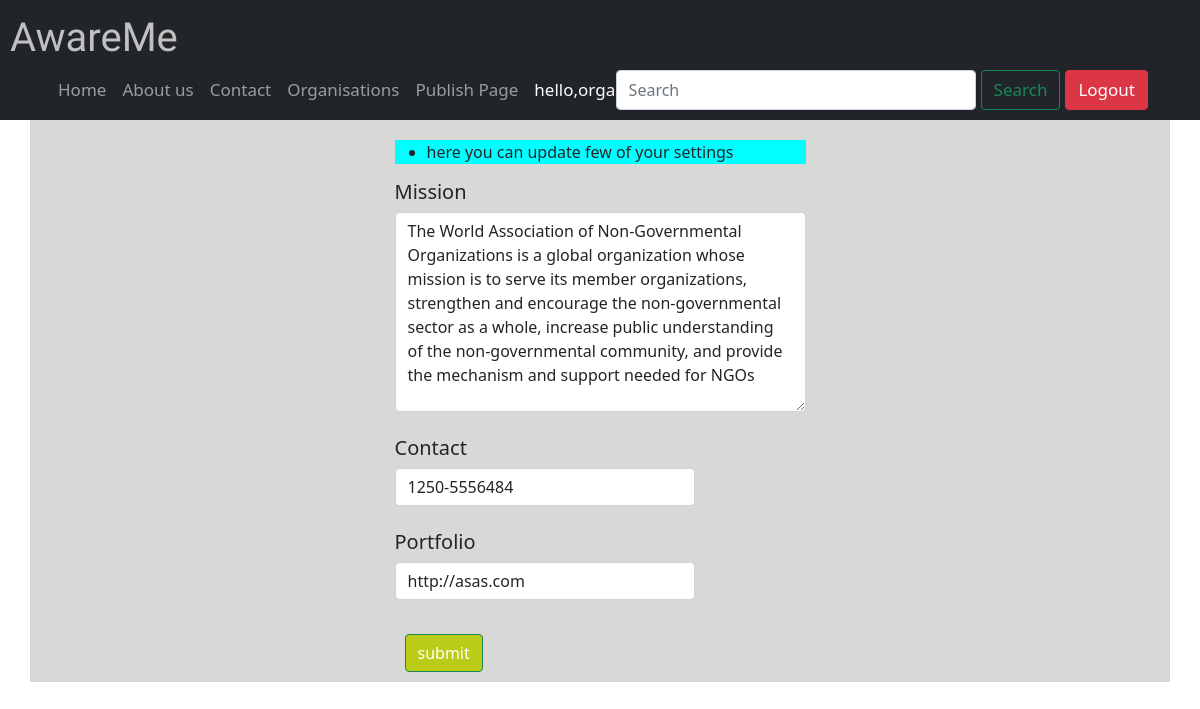
Screenshot of /awareme/account_setting/ (signed in) with the database file from the repository.
### awaremeapp/models.py (models this page shows, shortened)
class OrgDetail(models.Model):
    user=models.OneToOneField(User,null=True,blank=True, on_delete=models.CASCADE)
    mission=models.TextField(blank=True,null=True)
    Contact=models.CharField(max_length=15,null=True)
    portfolio=models.URLField(blank=True,null=True)

### awaremeapp/decorators.py (the view)
        def wrapper_func(request,*args,**kwargs):
            group=None
            if request.user.groups.exists():
                group=request.user.groups.all()[0].name
            if group in allowed_roles:
                return view_func(request,*args,**kwargs)
            else:
                return HttpResponse('error page not found')

### awaremeapp/forms.py
class Organisation(ModelForm):
    class Meta:
        model = OrgDetail
        fields = '__all__'
        exclude=['user']
        widgets={
            'mission':Textarea(attrs={
                'class':"form-control",
                'style':'max-width:500px;max-height:200px',
                'placeholder':'mission'
            }),
            'Contact':TextInput(attrs={
                'class':"form-control",
                'style':'max-width:300px;',
                'placeholder':'contact'
            }),
            'portfolio':TextInput(attrs={
                'class':"form-control",
                'style':'max-width:300px;',
                'placeholder':'http://example.com'
            }),
        }

### awaremeapp/views.py (called while the page is built)
@login_required(login_url='login')
@allowed_user(allowed_roles=['admin','NGO'])
def account_set(request):
    ngo = request.user.orgdetail
    form = Organisation(instance=ngo)
    if request.method == 'POST':
        form = Organisation(request.POST, request.FILES,instance=ngo)
        if form.is_valid():
            form.save()
            return redirect('listFeed')
    context={'form':form}
    return render(request,'awaremeapp/account_setting.html',context)

### templates/awaremeapp/account_setting.html (shortened to what this page needs)
{% extends 'awaremeapp/orgbase.html' %}
{% load static %}
{% block content %}
<div class="container backg" style="display: flex;
    justify-content: center; ">
<form method="POST" enctype="multipart/form-data" style="margin-top: 20px;">
<ul style="background-color: rgb(1, 255, 255);"><li>here you can update few of your settings </li></ul>
<h5>{{form.mission.label}}</h5>
{{form.mission}}
<br>
<h5>{{form.Contact.label}}</h5>
{{form.Contact}}
<br>
<h5>{{form.portfolio.label}}</h5>
{{form.portfolio}}
<br>
<input type="submit" class="btn btn-success" style="background-color: rgb(186, 204, 23); margin: 10px;" value="submit">
</form>
</div>
{% endblock %}

### templates/awaremeapp/orgbase.html (shortened to what this page needs)
{% load static %}
<!DOCTYPE html>
<html lang="en">
<head>
  <link href="https://cdn.jsdelivr.net/npm/bootstrap@5.0.0/dist/css/bootstrap.min.css" rel="stylesheet"
>
  <link rel="stylesheet" href="{% static '/css/static.css' %}">
</head>
<body style="background: url('/static/images/do.jpg') no-repeat fixed center;background-size: cover;">
  <nav class="navbar navbar-expand-lg navbar-dark bg-dark sticky-top navflex ">
    <div >
    <a class="navbar-brand" id="font" style="margin-left:10px;" href="/">AwareMe</a>
      <div class="collapse navbar-collapse" id="navbarSupportedContent" style="margin-left:50px;">
        <ul class="navbar-nav me-0 mb-2 mb-lg-0">
          <li class="nav-item">
            <a class="nav-link size {% block homeactive %} {% endblock homeactive %}" aria-current="page"
              href="{% url 'listFeed'%}">Home</a>
          </li>
          <li class="nav-item">
            <a class="nav-link size {% block aboutactive %} {% endblock aboutactive %}" aria-current="page"
              href="{% url 'aboutus' %}">About us<a>
          </li>
          <li class="nav-item">
            <a class="nav-link size {% block contactactive %} {% endblock contactactive %}" aria-current="page"
              href="{% url 'contact' %}">Contact</a>
          </li>
          <li class="nav-item">
            <a class="nav-link size {% block organistionactive %} {% endblock organistionactive %}" aria-current="page"
              href="{% url 'details' %}">Organisations</a>
          </li>
          {% for group in request.user.groups.all %}
          {% if group.name == 'NGO' %}
          <li class="nav-item">
            <a class="nav-link size {% block newsactive %} {% endblock newsactive %} " href="{% url 'publishedFeed' %}">Publish Page</a>
          </li>
          {%endif%}
          {%endfor%}
          <li class="nav-item ">
            <a class="nav-link size active" aria-current="page">hello,{{request.user}}</a>
          </li>
        </ul>
        <form class="d-flex" method="GET" action="{% url 'search' %}">
          <input class="form-control inoutlog wid " type="search" placeholder="Search" name="query" id="query"
            aria-label="Search">
          <button class="btn btn-outline-success size mx-1 inoutlog" type="submit">Search</button>
        </form>
        <div>
          {% if user.is_authenticated %}
          <a class="btn btn-danger size  inoutlog " href="{% url 'logout' %}">Logout</a>
          {% else %}
          <a class="btn btn-danger size inoutlog" href="{% url 'login' %}">Login</a>
          {% endif %}
      </div>
      </div>
    </div>
  </nav>
  {% block content %}
  {% endblock %}
</body>
</html>

### static/css/static.css (style rules this page uses)
#font { font-family: 'Lobster', cursive; font-size: 5vh; margin-left: 10px; color: silver; }
.size { font-size: 17px; }
.wid { width:30vw; }
.inoutlog { position: relative; left:15vw; bottom: 6vh; }
.backg { background-color: rgba(192, 192, 189, 0.61); }
@media only screen and (max-width:1300px) { .inoutlog { margin: 2px 1px; position: relative; left:-3vw; bottom: 0vh; width:-moz-fit-content; } }

### rows the page displays
OrgDetail: mission "The World Association of Non-Governmental Organizations is a global organization whose mission is to serve its member organizations, strengthen and encourage the non-governmental sector as a whole, increase public understanding of the non-governmental community, and provide the mechanism and support needed for NGOs", Contact "1250-5556484", portfolio "http://asas.com"

### other values shown
{{ request.user }} "organisi"
